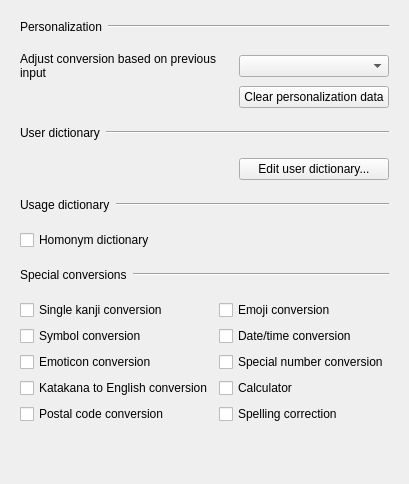
       <widget class="QWidget" name="dictionaryTab">
        <attribute name="title">
         <string>Dictionary</string>
        </attribute>
        <layout class="QVBoxLayout" name="dictionaryTabLayout">
         <property name="spacing">
          <number>0</number>
         </property>
         <item>
          <widget class="QFrame" name="personalizationHeader">
           <property name="frameShape">
            <enum>QFrame::Shape::NoFrame</enum>
           </property>
           <property name="class" stdset="0">
            <string>setting-group-header</string>
           </property>
           <layout class="QHBoxLayout" name="horizontalLayout_8">
            <item>
             <widget class="QLabel" name="label">
              <property name="text">
               <string>Personalization</string>
              </property>
             </widget>
            </item>
            <item>
             <widget class="Line" name="line">
              <property name="sizePolicy">
               <sizepolicy hsizetype="MinimumExpanding" vsizetype="Fixed">
                <horstretch>0</horstretch>
                <verstretch>0</verstretch>
               </sizepolicy>
              </property>
              <property name="orientation">
               <enum>Qt::Orientation::Horizontal</enum>
              </property>
              <property name="class" stdset="0">
               <string>setting-group-line</string>
              </property>
             </widget>
            </item>
           </layout>
          </widget>
         </item>
         <item>
          <widget class="QFrame" name="personalizationGroup">
           <property name="frameShape">
            <enum>QFrame::Shape::NoFrame</enum>
           </property>
           <property name="class" stdset="0">
            <string>setting-group-layout</string>
           </property>
           <layout class="QGridLayout" name="gridLayout_5">
            <item row="1" column="1">
             <widget class="QPushButton" name="clearUserHistoryButton">
              <property name="text">
               <string>Clear personalization data</string>
              </property>
             </widget>
            </item>
            <item row="0" column="0">
             <widget class="QLabel" name="label_7">
              <property name="text">
               <string>Adjust conversion based on previous input</string>
              </property>
              <property name="wordWrap">
               <bool>true</bool>
              </property>
             </widget>
            </item>
            <item row="0" column="1">
             <widget class="QComboBox" name="historyLearningLevelComboBox">
              <property name="minimumSize">
               <size>
                <width>150</width>
                <height>0</height>
               </size>
              </property>
             </widget>
            </item>
            <item row="1" column="0">
             <spacer name="horizontalSpacer_2">
              <property name="orientation">
               <enum>Qt::Orientation::Horizontal</enum>
              </property>
              <property name="sizeHint" stdset="0">
               <size>
                <width>40</width>
                <height>20</height>
               </size>
              </property>
             </spacer>
            </item>
           </layout>
          </widget>
         </item>
         <item>
          <widget class="QFrame" name="userDictionaryHeader">
           <property name="frameShape">
            <enum>QFrame::Shape::NoFrame</enum>
           </property>
           <property name="class" stdset="0">
            <string>setting-group-header</string>
           </property>
           <layout class="QHBoxLayout" name="horizontalLayout_14">
            <item>
             <widget class="QLabel" name="label_6">
              <property name="text">
               <string>User dictionary</string>
              </property>
             </widget>
            </item>
            <item>
             <widget class="Line" name="line_6">
              <property name="sizePolicy">
               <sizepolicy hsizetype="MinimumExpanding" vsizetype="Fixed">
                <horstretch>0</horstretch>
                <verstretch>0</verstretch>
               </sizepolicy>
              </property>
              <property name="orientation">
               <enum>Qt::Orientation::Horizontal</enum>
              </property>
              <property name="class" stdset="0">
               <string>setting-group-line</string>
              </property>
             </widget>
            </item>
           </layout>
          </widget>
         </item>
         <item>
          <widget class="QFrame" name="userDictionaryGroup">
           <property name="frameShape">
            <enum>QFrame::Shape::NoFrame</enum>
           </property>
           <property name="class" stdset="0">
            <string>setting-group-layout</string>
           </property>
           <layout class="QGridLayout" name="gridLayout_6">
            <item row="0" column="1">
             <spacer name="horizontalSpacer">
              <property name="orientation">
               <enum>Qt::Orientation::Horizontal</enum>
              </property>
              <property name="sizeHint" stdset="0">
               <size>
                <width>40</width>
                <height>20</height>
               </size>
              </property>
             </spacer>
            </item>
            <item row="0" column="2">
             <widget class="QPushButton" name="editUserDictionaryButton">
              <property name="sizePolicy">
               <sizepolicy hsizetype="Maximum" vsizetype="Fixed">
                <horstretch>0</horstretch>
                <verstretch>0</verstretch>
               </sizepolicy>
              </property>
              <property name="minimumSize">
               <size>
                <width>150</width>
                <height>0</height>
               </size>
              </property>
              <property name="text">
               <string>Edit user dictionary...</string>
              </property>
             </widget>
            </item>
           </layout>
          </widget>
         </item>
         <item>
          <widget class="QFrame" name="usageDictionaryHeader">
           <property name="frameShape">
            <enum>QFrame::Shape::NoFrame</enum>
           </property>
           <property name="class" stdset="0">
            <string>setting-group-header</string>
           </property>
           <layout class="QHBoxLayout" name="horizontalLayout_24">
            <item>
             <widget class="QLabel" name="label_9">
              <property name="text">
               <string>Usage dictionary</string>
              </property>
             </widget>
            </item>
            <item>
             <widget class="Line" name="line_9">
              <property name="sizePolicy">
               <sizepolicy hsizetype="MinimumExpanding" vsizetype="Fixed">
                <horstretch>0</horstretch>
                <verstretch>0</verstretch>
               </sizepolicy>
              </property>
              <property name="orientation">
               <enum>Qt::Orientation::Horizontal</enum>
              </property>
              <property name="class" stdset="0">
               <string>setting-group-line</string>
              </property>
             </widget>
            </item>
           </layout>
          </widget>
         </item>
         <item>
          <widget class="QFrame" name="usageDictionaryGroup">
           <property name="frameShape">
            <enum>QFrame::Shape::NoFrame</enum>
           </property>
           <property name="class" stdset="0">
            <string>setting-group-layout</string>
           </property>
           <layout class="QGridLayout" name="gridLayout_12">
            <item row="0" column="0">
             <widget class="QCheckBox" name="localUsageDictionaryCheckBox">
              <property name="text">
               <string>Homonym dictionary</string>
              </property>
             </widget>
            </item>
            <item row="0" column="1">
             <spacer name="horizontalSpacer_5">
              <property name="orientation">
               <enum>Qt::Orientation::Horizontal</enum>
              </property>
              <property name="sizeHint" stdset="0">
               <size>
                <width>20</width>
                <height>20</height>
               </size>
              </property>
             </spacer>
            </item>
           </layout>
          </widget>
         </item>
         <item>
          <widget class="QFrame" name="specialConversionHeader">
           <property name="frameShape">
            <enum>QFrame::Shape::NoFrame</enum>
           </property>
           <property name="class" stdset="0">
            <string>setting-group-header</string>
           </property>
           <layout class="QHBoxLayout" name="horizontalLayout_22">
            <item>
             <widget class="QLabel" name="specialConversionLabel">
              <property name="text">
               <string>Special conversions</string>
              </property>
             </widget>
            </item>
            <item>
             <widget class="Line" name="specialConversionLine">
              <property name="sizePolicy">
               <sizepolicy hsizetype="MinimumExpanding" vsizetype="Fixed">
                <horstretch>0</horstretch>
                <verstretch>0</verstretch>
               </sizepolicy>
              </property>
              <property name="orientation">
               <enum>Qt::Orientation::Horizontal</enum>
              </property>
              <property name="class" stdset="0">
               <string>setting-group-line</string>
              </property>
             </widget>
            </item>
           </layout>
          </widget>
         </item>
         <item>
          <widget class="QFrame" name="specialConversionsGroup">
           <property name="frameShape">
            <enum>QFrame::Shape::NoFrame</enum>
           </property>
           <property name="class" stdset="0">
            <string>setting-group-layout</string>
           </property>
           <layout class="QGridLayout" name="gridLayout_3">
            <item row="0" column="0">
             <widget class="QCheckBox" name="singleKanjiConversionCheckBox">
              <property name="text">
               <string>Single kanji conversion</string>
              </property>
             </widget>
            </item>
            <item row="1" column="0">
             <widget class="QCheckBox" name="symbolConversionCheckBox">
              <property name="text">
               <string>Symbol conversion</string>
              </property>
             </widget>
            </item>
            <item row="2" column="0">
             <widget class="QCheckBox" name="emoticonConversionCheckBox">
              <property name="text">
               <string>Emoticon conversion</string>
              </property>
             </widget>
            </item>
            <item row="3" column="0">
             <widget class="QCheckBox" name="t13nConversionCheckBox">
              <property name="text">
               <string>Katakana to English conversion</string>
              </property>
             </widget>
            </item>
            <item row="4" column="0">
             <widget class="QCheckBox" name="zipcodeConversionCheckBox">
              <property name="text">
               <string>Postal code conversion</string>
              </property>
             </widget>
            </item>
            <item row="4" column="1">
             <widget class="QCheckBox" name="spellingCorrectionCheckBox">
              <property name="text">
               <string>Spelling correction</string>
              </property>
             </widget>
            </item>
            <item row="3" column="1">
             <widget class="QCheckBox" name="calculatorCheckBox">
              <property name="text">
               <string>Calculator</string>
              </property>
             </widget>
            </item>
            <item row="2" column="1">
             <widget class="QCheckBox" name="numberConversionCheckBox">
              <property name="text">
               <string>Special number conversion</string>
              </property>
             </widget>
            </item>
            <item row="1" column="1">
             <widget class="QCheckBox" name="dateConversionCheckBox">
              <property name="text">
               <string>Date/time conversion</string>
              </property>
             </widget>
            </item>
            <item row="0" column="1">
             <widget class="QCheckBox" name="emojiConversionCheckBox">
              <property name="text">
               <string>Emoji conversion</string>
              </property>
             </widget>
            </item>
           </layout>
          </widget>
         </item>
         <item>
          <spacer name="dictionaryTabBottomSpacer">
           <property name="orientation">
            <enum>Qt::Orientation::Vertical</enum>
           </property>
           <property name="sizeHint" stdset="0">
            <size>
             <width>20</width>
             <height>40</height>
            </size>
           </property>
          </spacer>
         </item>
        </layout>
       </widget>
